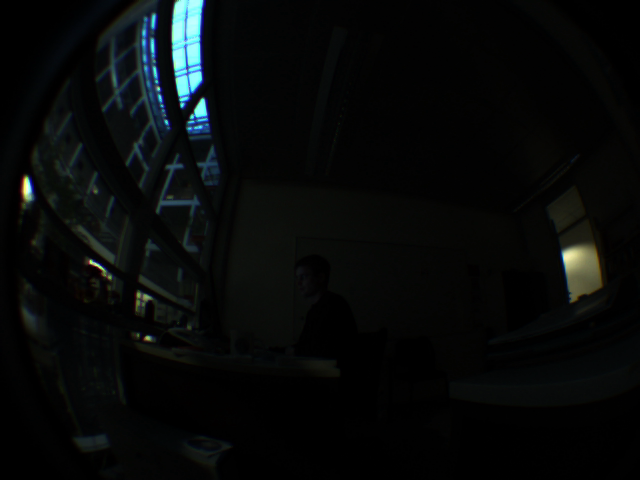
%> input picture versuch0/capture1.bmp, 640 x 480 px
$ octave irpVersuch0.m   (GNU Octave 9; MATLAB toolbox functions it lacks are replaced by stand-ins)
%> lines starting %> are read from the running program, lines starting %| are printed output that depends on the picture
% Skript-Datei f黵 Versuch 0 des Bildverarbeitungs-Praktikums

clear all;
%%%%%% ERSTER AUFGABENTEIL: Arbeiten mit Matrizen
%% (a)
M = [0 0 0 0 2 0 0 0 0;0 0 0 0 3 0 0 0 0;1 1 2 3 4 3 2 1 1;0 0 0 0 3 0 0 0 0;0 0 0 0 2 0 0 0 0];


%% (b)

N = zeros(5,9);
for i=1:5
    N(i,i) = 1;
end

K = M + N;

%% (c)
K_3 = 3*K;

%% (d)
K_3(4,8) = 1000;


%% (e)
K_3(2:4, 4:6) = 5.8;


%% (f)
for i=4:5
    for j=1:4
        K_3(i,j) = i*j;
    end
end


%%%%% ZWEITER AUFGABENTEIL: Arbeiten mit Bildern
%% (a) Nullmatrix erstellen
A = zeros(240,320);

%% (b) Rechteck einf黦en und als Bin鋜bild anzeigen
A(1:5, 310:320) = 1;

%% (c) Bild laden und anzeigen
Cap1 = imread('capture1.bmp');
%> Cap1 is the input picture: size 480x640x3 uint8; mean R, G, B 7.2, 9.5, 9.4
% imshow(Cap1);

%% (d) Bild in Graubild umwandeln und anzeigen
I = rgb2gray(Cap1);
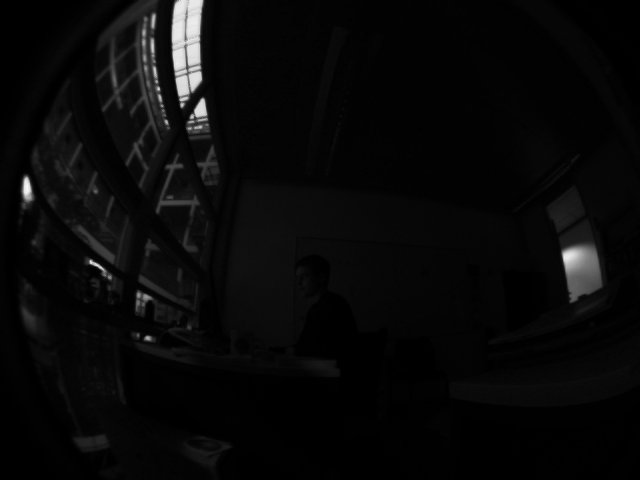
%> I: size 480x640 uint8; min 0, max 250, mean 8.8

%% (e) Bild aufnehmen und anzeigen
% irpCaptureImage;
% image = capImg;
%% (f) Bild speichern
% imwrite(image, 'P:\bvprak\versuch0\capture2.bmp'); %Falls nicht
% auskommentiert: Kind im Bild...

%% (g) Bild an Hauptdiagonale spiegeln und anzeigen
I = I';
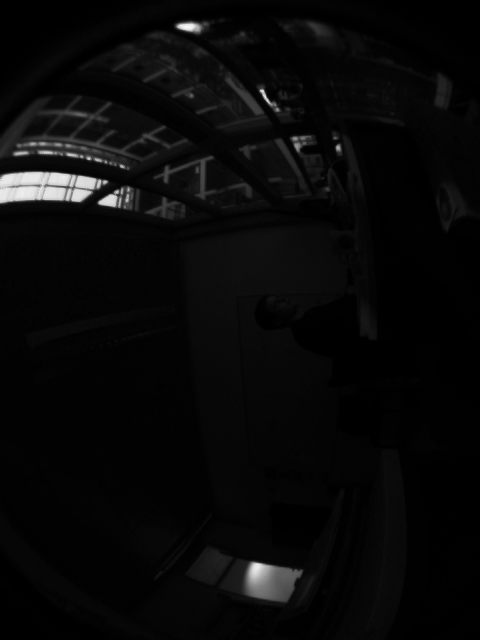
%> I: size 640x480 uint8; min 0, max 250, mean 8.8; mean of the top-left, top-right, bottom-left and bottom-right quarters 19.2, 6.6, 3.8, 5.7
figure;
% imshow(I);
%% (h) Histogramm erstellen und zusammen mit dem Bild in zwei Fenstern anzeigen
figure;
% imhist(I);

%% (i) Festen Grauwert addieren und Histogramm und Bild in einem Fenster anzeigen
I2 = I+100;
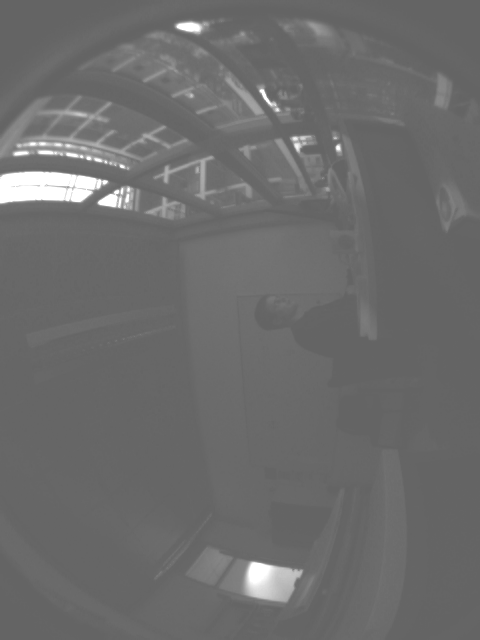
%> I2: size 640x480 uint8; min 100, max 255, mean 108.3
subplot(1,2,1);
imshow(I2);
subplot(1,2,2);
imhist(I2);
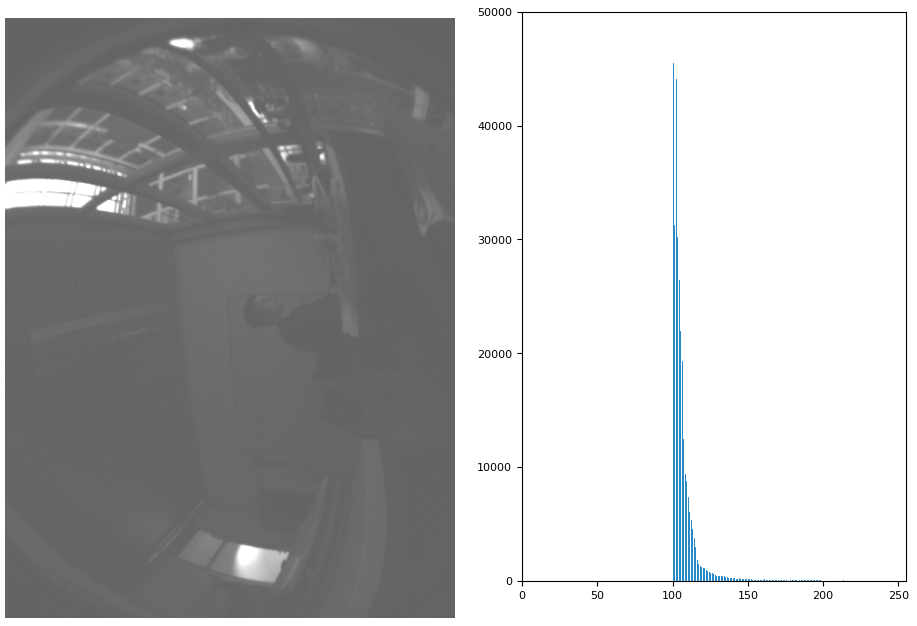
%> figure redrawn from the program's plot data, 2 panels

%% (j) Kontrastspreizung und wieder Histogramm und Bild in einem Fenster anzeigen
figure;
I3 = imadjust(I,[0/255 20/255],[0/255 255/255]);
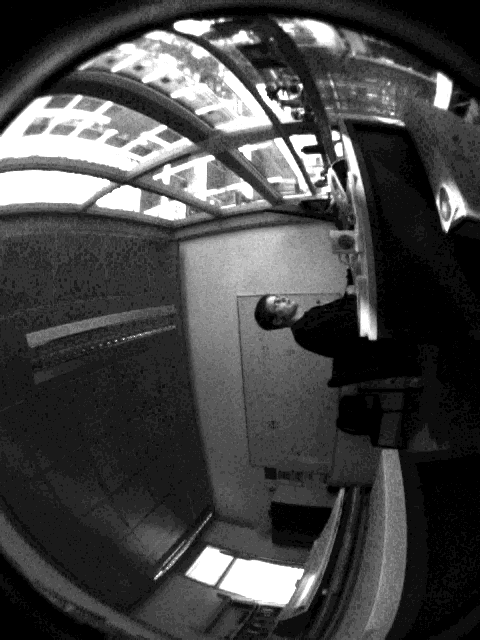
%> I3: size 640x480 uint8; min 0, max 255, mean 69.9
subplot(1,2,1);
imshow(I3);
subplot(1,2,2);
imhist(I3);
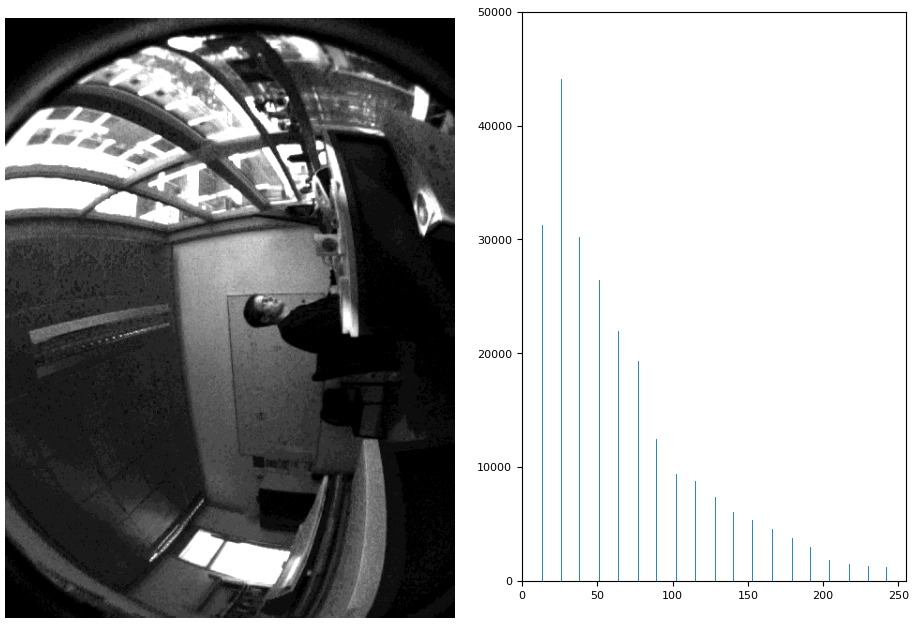
%> figure redrawn from the program's plot data, 2 panels

$ run again, with versuch0/Ghostchild.png saved as versuch0/capture1.bmp
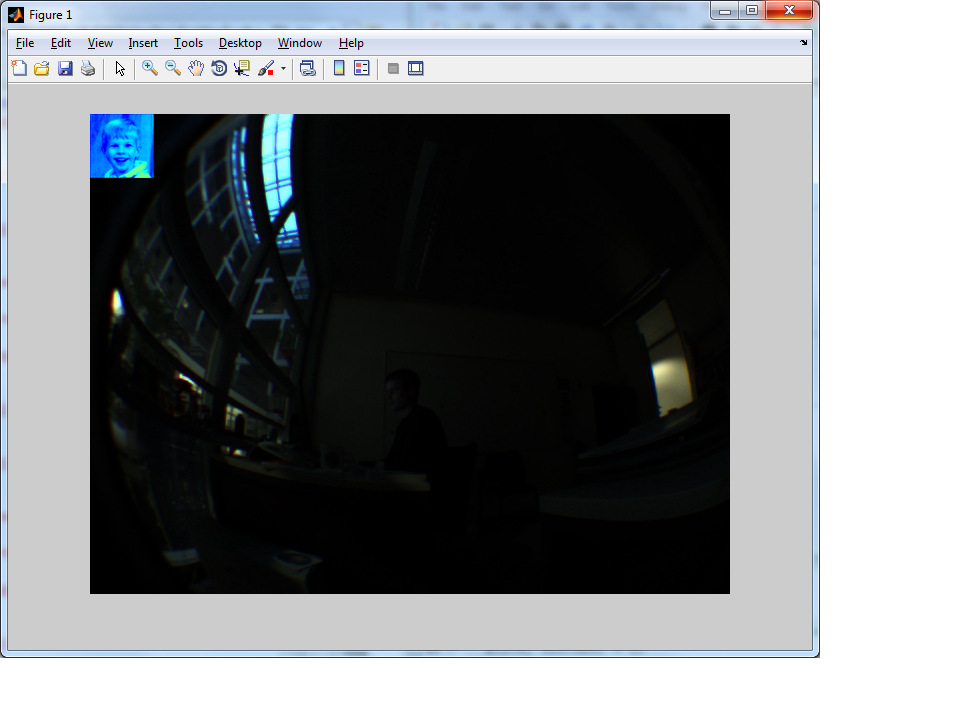
%> input picture versuch0/Ghostchild.png, 960 x 720 px
%> Cap1 is the input picture: size 720x960x3 uint8; mean R, G, B 126.6, 129.6, 132
%> `I3 = imadjust(I,[0/255 20/255],[0/255 255/255]);`:
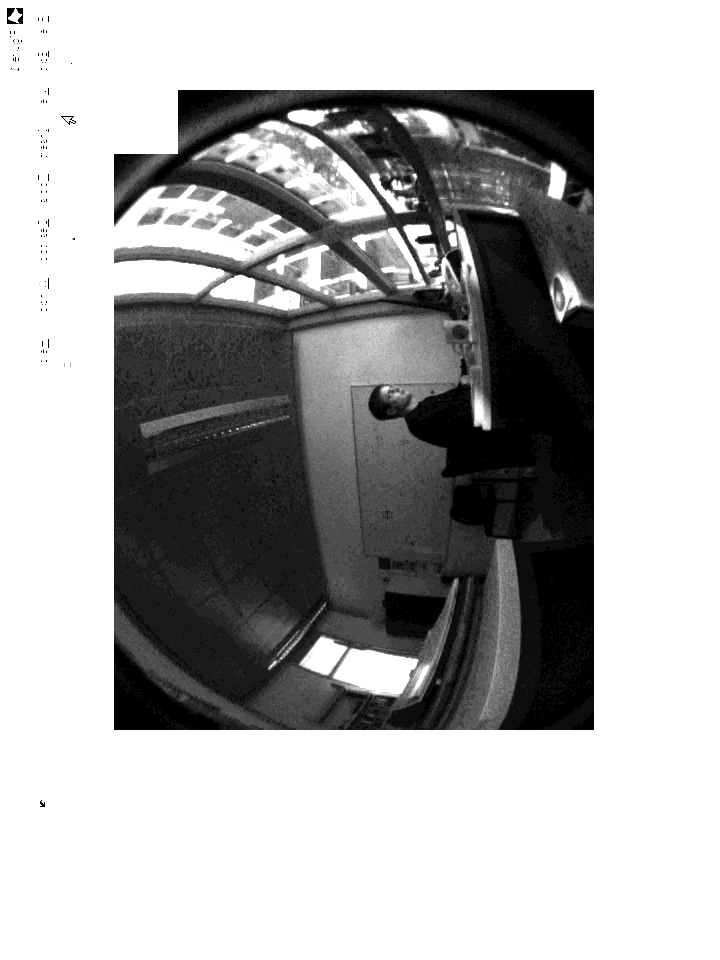
%> I3: size 960x720 uint8; min 0, max 255, mean 174
%> `imhist(I3);`:
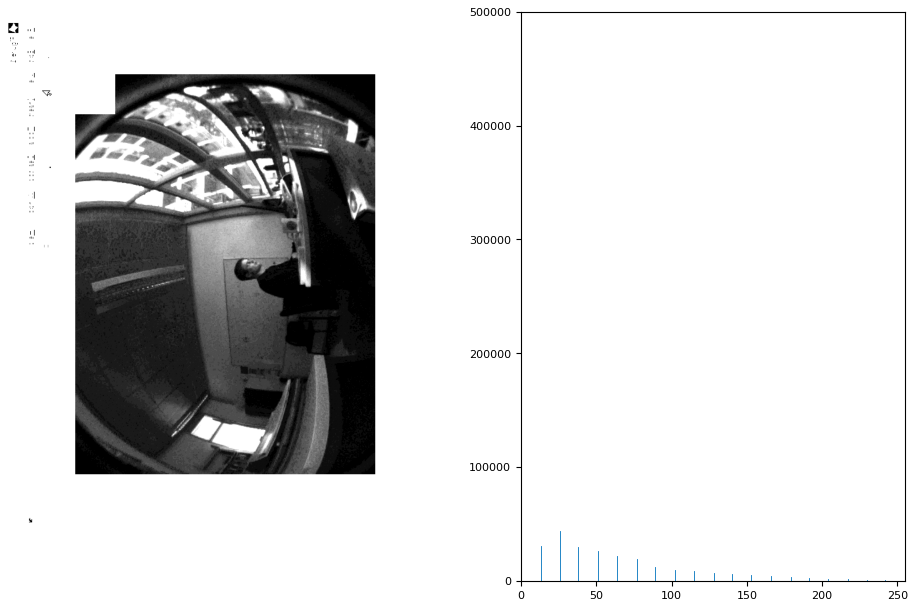
%> figure redrawn from the program's plot data, 2 panels
